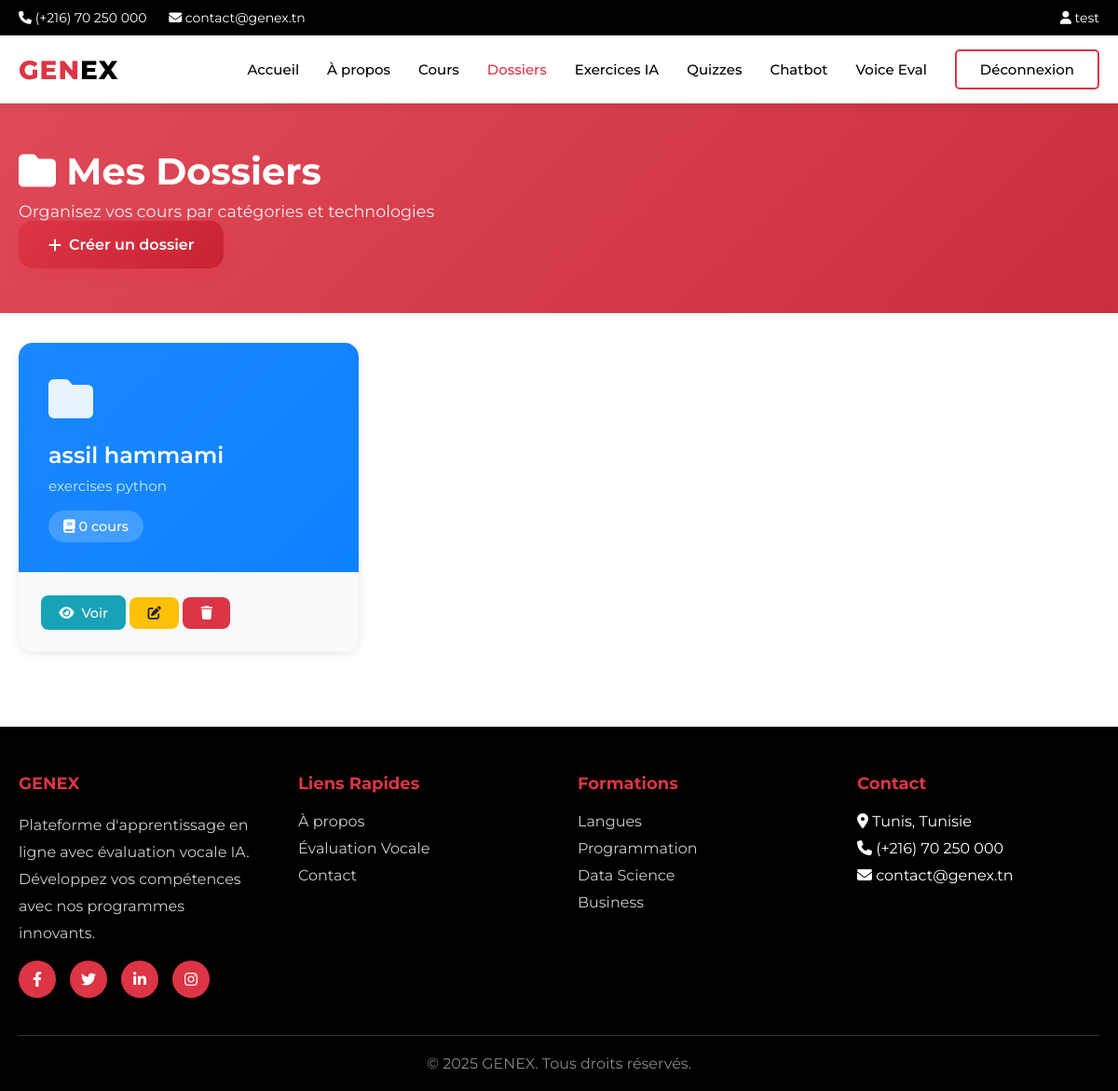
The app's page /courses/folders/ (signed in) with its own data.
### users/models.py (models this page shows, shortened)
class User(AbstractUser):
    USER_TYPE_CHOICES = (
        ('admin', 'Admin'),
        ('student', 'Student'),
    )
    LEVEL_CHOICES = (
        ('weak', 'Weak'),
        ('medium', 'Medium'),
        ('advanced', 'Advanced'),
    )
    user_type = models.CharField(max_length=10, choices=USER_TYPE_CHOICES, default='student')
    level = models.CharField(max_length=10, choices=LEVEL_CHOICES, blank=True, null=True)
    student_class = models.CharField(max_length=50, blank=True, null=True)
    current_streak = models.IntegerField(default=0, help_text="Current consecutive days with quiz completion")
    longest_streak = models.IntegerField(default=0, help_text="Longest streak ever achieved")
    last_quiz_date = models.DateTimeField(null=True, blank=True, help_text="Last time user completed a quiz")
    THEME_CHOICES = (
        ('light', 'Light'),
        ('dark', 'Dark'),
        ('auto', 'Auto'),
    )
    theme_preference = models.CharField(max_length=10, choices=THEME_CHOICES, default='auto', help_text="User's theme preference")

### courses/models.py (models this page shows, shortened)
class Folder(models.Model):
    user = models.ForeignKey(settings.AUTH_USER_MODEL, on_delete=models.CASCADE, related_name='folders')
    name = models.CharField(max_length=255, verbose_name="Nom du dossier")
    description = models.TextField(blank=True, null=True, verbose_name="Description du dossier")
    color = models.CharField(max_length=7, default='#007bff', verbose_name="Couleur du dossier")
    created_at = models.DateTimeField(auto_now_add=True)
    updated_at = models.DateTimeField(auto_now=True)
    class Meta:
        ordering = ['name']
        verbose_name = "Dossier"
        verbose_name_plural = "Dossiers"
        unique_together = ['user', 'name']  # Un nom unique par utilisateur
    @property
    def course_count(self):
        return self.courses.count()

### courses/views.py (the view)
# urls.py: path('folders/', views.folder_list, name='folder_list'),
@login_required
def folder_list(request):
    folders = Folder.objects.filter(user=request.user)
    return render(request, 'courses/folder_list.html', {'folders': folders})

### templates/courses/folder_list.html (shortened to what this page needs)
{% extends 'main/base.html' %}
{% load static %}
{% block nav_folders %}active{% endblock %}
{% block content %}
<div class="page-header">
    <div class="container">
        <div class="page-header-content">
            <div class="d-flex justify-content-between align-items-center">
                <div>
                    <h1 class="page-title">
                        <i class="fas fa-folder me-3"></i>
                        Mes Dossiers
                    </h1>
                    <p class="page-subtitle">Organisez vos cours par catégories et technologies</p>
                </div>
                <a href="{% url 'courses:folder_create' %}" class="create-folder-btn">
                    <i class="fas fa-plus"></i>
                    Créer un dossier
                </a>
            </div>
        </div>
    </div>
</div>
<div class="container">
    {% if folders %}
        <div class="folders-grid">
            {% for folder in folders %}
                <div class="folder-card">
                    <div class="folder-header" style="background-color: {{ folder.color }};">
                        <div class="folder-content">
                            <div class="folder-icon">
                                <i class="fas fa-folder"></i>
                            </div>
                            <h3 class="folder-name">{{ folder.name }}</h3>
                            {% if folder.description %}
                                <p class="folder-description">{{ folder.description|truncatechars:120 }}</p>
                            {% endif %}
                            <div class="folder-stats">
                                <i class="fas fa-book me-1"></i>
                                {{ folder.course_count }} cours
                            </div>
                        </div>
                    </div>
                    <div class="folder-actions">
                        <div class="d-flex gap-2">
                            <a href="{% url 'courses:folder_detail' folder.pk %}"
                               class="btn-folder btn-view flex-fill">
                                <i class="fas fa-eye"></i>
                                Voir
                            </a>
                            <a href="{% url 'courses:folder_edit' folder.pk %}"
                               class="btn-folder btn-edit">
                                <i class="fas fa-edit"></i>
                            </a>
                            <a href="{% url 'courses:folder_delete' folder.pk %}"
                               class="btn-folder btn-delete">
                                <i class="fas fa-trash"></i>
                            </a>
                        </div>
                    </div>
                </div>
            {% endfor %}
        </div>
    {% endif %}
</div>
{% endblock %}

### templates/main/base.html (shortened to what this page needs)
{% load static %}
<!doctype html>
<html lang="en">
<head>
    <link rel="stylesheet" href="https://cdnjs.cloudflare.com/ajax/libs/font-awesome/6.4.0/css/all.min.css">
</head>
<body>
    <div class="top-bar">
        <div class="container">
            <div>
                <i class="fas fa-phone"></i> (+216) 70 250 000
                <i class="fas fa-envelope" style="margin-left: 20px;"></i> contact@genex.tn
            </div>
            <div>
                {% if user.is_authenticated %}
                    <a href="{% url 'main:dashboard' %}"><i class="fas fa-user"></i> {{ user.username }}</a>
                {% else %}
                    <a href="{% url 'main:signin' %}">Espace étudiant</a>
                {% endif %}
            </div>
        </div>
    </div>
    <header class="main-header">
        <nav class="navbar">
            <a href="{% url 'main:home' %}" class="logo">
                GEN<span>EX</span>
            </a>
            <ul class="nav-menu">
                <li><a href="{% url 'main:home' %}" class="{% block nav_home %}{% endblock %}">Accueil</a></li>
                <li><a href="{% url 'main:about' %}" class="{% block nav_about %}{% endblock %}">À propos</a></li>
                {% if user.is_authenticated %}
                    <li><a href="{% url 'courses:course_list' %}" class="{% block nav_my_courses %}{% endblock %}">Cours</a></li>
                    <li><a href="{% url 'courses:folder_list' %}" class="{% block nav_folders %}{% endblock %}">Dossiers</a></li>
                    <li><a href="{% url 'exercises:exercise-dashboard' %}" class="{% block nav_exercises %}{% endblock %}">
                         Exercices IA
                    </a></li>
                    <li><a href="{% url 'quizzes:home' %}" class="{% block nav_quizzes %}{% endblock %}">
                         Quizzes
                    </a></li>
                    <li><a href="{% url 'chatbot:chat' %}" class="{% block nav_chatbot %}{% endblock %}">
                         Chatbot
                    </a></li>
                    <li><a href="{% url 'voice_eval:home' %}" class="{% block nav_voice %}{% endblock %}">Voice Eval</a></li>
                    <li><a href="{% url 'main:signout' %}" class="btn-outline-red">Déconnexion</a></li>
                {% else %}
                    <li><a href="{% url 'main:signin' %}" class="btn-outline-red">Connexion</a></li>
                    <li><a href="{% url 'main:signup' %}" class="btn-red">Inscription</a></li>
                {% endif %}
            </ul>
        </nav>
    </header>
    <main>
        {% block content %}{% endblock %}
    </main>
    <footer class="footer">
        <div class="footer-container">
            <div class="footer-grid">
                <div>
                    <h4>GENEX</h4>
                    <p style="color: #ccc; line-height: 1.8;">
                        Plateforme d'apprentissage en ligne avec évaluation vocale IA.
                        Développez vos compétences avec nos programmes innovants.
                    </p>
                    <div class="social-links">
                        <a href="#"><i class="fab fa-facebook-f"></i></a>
                        <a href="#"><i class="fab fa-twitter"></i></a>
                        <a href="#"><i class="fab fa-linkedin-in"></i></a>
                        <a href="#"><i class="fab fa-instagram"></i></a>
                    </div>
                </div>
                <div>
                    <h4>Liens Rapides</h4>
                    <ul>
                        <li><a href="{% url 'main:about' %}">À propos</a></li>
                        <li><a href="{% url 'voice_eval:home' %}">Évaluation Vocale</a></li>
                        <li><a href="#">Contact</a></li>
                    </ul>
                </div>
                <div>
                    <h4>Formations</h4>
                    <ul>
                        <li><a href="#">Langues</a></li>
                        <li><a href="#">Programmation</a></li>
                        <li><a href="#">Data Science</a></li>
                        <li><a href="#">Business</a></li>
                    </ul>
                </div>
                <div>
                    <h4>Contact</h4>
                    <ul>
                        <li><i class="fas fa-map-marker-alt"></i> Tunis, Tunisie</li>
                        <li><i class="fas fa-phone"></i> (+216) 70 250 000</li>
                        <li><i class="fas fa-envelope"></i> contact@genex.tn</li>
                    </ul>
                </div>
            </div>
            <div class="footer-bottom">
                <p>&copy; <script>document.write(new Date().getFullYear());</script> GENEX. Tous droits réservés.</p>
            </div>
        </div>
    </footer>
</body>
</html>

### templates/main/base.html (style rules this page uses)
* { margin: 0; padding: 0; box-sizing: border-box; }
body { font-family: 'Montserrat', sans-serif; background-color: #fff; color: #333; }
.top-bar { background-color: #000; color: #fff; padding: 10px 0; font-size: 14px; }
.top-bar .container { max-width: 1200px; margin: 0 auto; padding: 0 20px; display: flex; justify-content: space-between; align-items: center; }
.top-bar a { color: #fff; text-decoration: none; margin-left: 20px; }
.main-header { background-color: #fff; box-shadow: 0 2px 10px rgba(0,0,0,0.1); position: sticky; top: 0; z-index: 1000; }
.navbar { max-width: 1200px; margin: 0 auto; padding: 15px 20px; display: flex; justify-content: space-between; align-items: center; }
.logo { font-size: 28px; font-weight: 800; color: #dc3545; text-decoration: none; letter-spacing: 1px; }
.logo span { color: #000; }
.nav-menu { display: flex; list-style: none; gap: 30px; align-items: center; }
.nav-menu a { color: #000; text-decoration: none; font-weight: 500; font-size: 15px; transition: color 0.3s; }
.nav-menu a:hover, .nav-menu a.active { color: #dc3545; }
.btn-outline-red { background-color: transparent; color: #dc3545; padding: 10px 25px; border-radius: 5px; text-decoration: none; font-weight: 600; border: 2px solid #dc3545; cursor: pointer; transition: all 0.3s; display: inline-block; }
.footer { background-color: #000; color: #fff; padding: 50px 0 20px; margin-top: 80px; }
.footer-container { max-width: 1200px; margin: 0 auto; padding: 0 20px; }
.footer-grid { display: grid; grid-template-columns: repeat(auto-fit, minmax(250px, 1fr)); gap: 40px; margin-bottom: 40px; }
.footer h4 { color: #dc3545; margin-bottom: 20px; font-size: 18px; }
.footer ul { list-style: none; }
.footer ul li { margin-bottom: 10px; }
.footer a { color: #ccc; text-decoration: none; transition: color 0.3s; }
.footer-bottom { border-top: 1px solid #333; padding-top: 20px; text-align: center; color: #888; }
.social-links { display: flex; gap: 15px; margin-top: 15px; }
.social-links a { width: 40px; height: 40px; background-color: #dc3545; border-radius: 50%; display: flex; align-items: center; justify-content: center; color: #fff; transition: all 0.3s; }
.container { max-width: 1200px; margin: 0 auto; padding: 0 20px; }

### records on screen
User: username "test"
Folder: name "assil hammami", description "exercises python", course_count "0"
